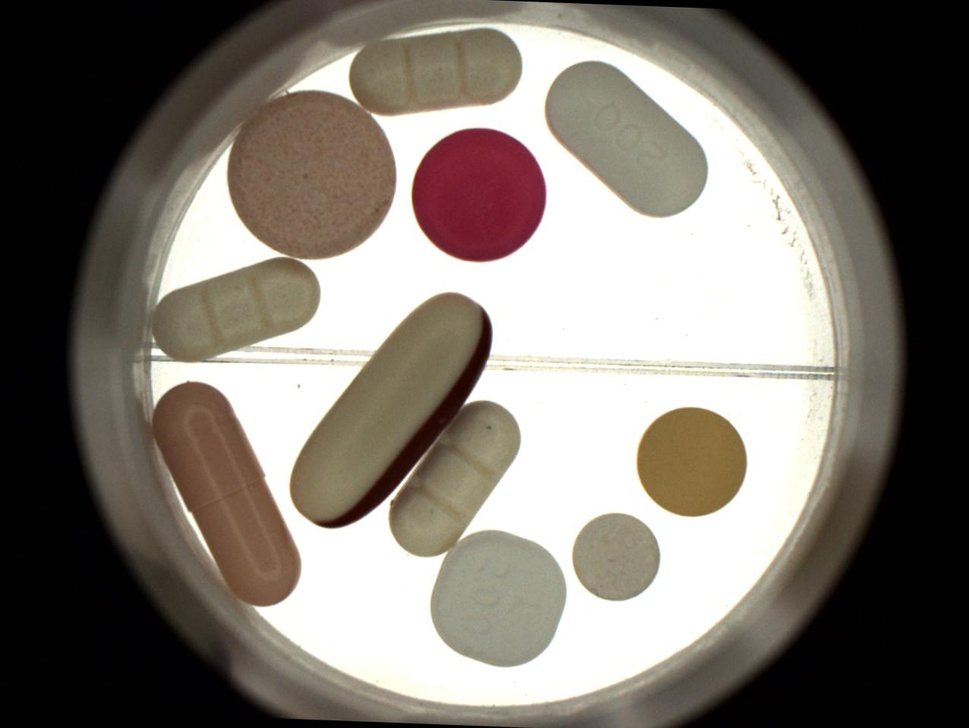
#> input picture Imagens/Pilulas.jpg, 969 x 728 px, shrunk from 1276 x 958 before the run, found by its file name
$ python 'Retirando o Fundo da Imagem - Exemplo 1 - Versão 1.0.0.py'
#> lines starting #> are read from the running program, lines starting #| are printed output that depends on the picture; after the words box and inside, x2 and y2 are one past the last pixel; in counts of white or black regions, pixels touching at a corner belong together
import numpy as np
import cv2
from matplotlib import pyplot as plt

#
########################################################################
# Definições Gerais
########################################################################
#
NomeImagem  = "Pilulas.jpg"
CaminhoBase = "/home/asoares/OpenCV/"
CaminhoImagem = CaminhoBase + "Imagens/"

#
########################################################################
# Lendo a Imagem
########################################################################
#
img = cv2.imread ( CaminhoImagem + NomeImagem, cv2.IMREAD_COLOR)
#> img is the input picture: shape (728, 969, 3); mean B, G, R 111.3, 119.2, 125.6
hh, ww = img.shape[:2]
#> hh = 728; ww = 969

#
########################################################################
# Definindo Limites Superiores e Inferiores
########################################################################
#
lower = np.array([200, 200, 200])
upper = np.array([255, 255, 255])

#
########################################################################
# Criando a Máscara
########################################################################
#
thresh = cv2.inRange(img, lower, upper)
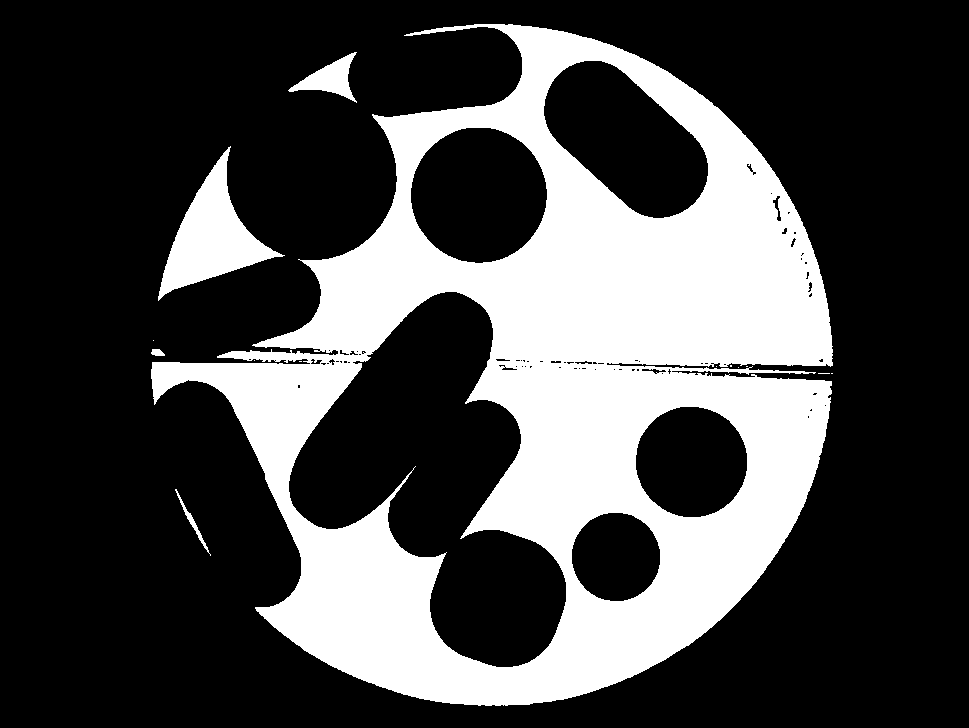
#> thresh: shape (728, 969); 28.3% white; 14 white regions (9 under 20 px), largest, box (x1, y1, x2, y2) and area: (151, 24, 833, 706) 191205, (158, 146, 285, 301) 7063, (288, 52, 357, 103) 1372, (175, 489, 211, 556) 239, (151, 349, 165, 356) 75

#
########################################################################
# Aplicando a Morfologia
########################################################################
#
kernel = cv2.getStructuringElement(cv2.MORPH_ELLIPSE, (20,20))
morph = cv2.morphologyEx(thresh, cv2.MORPH_CLOSE, kernel)
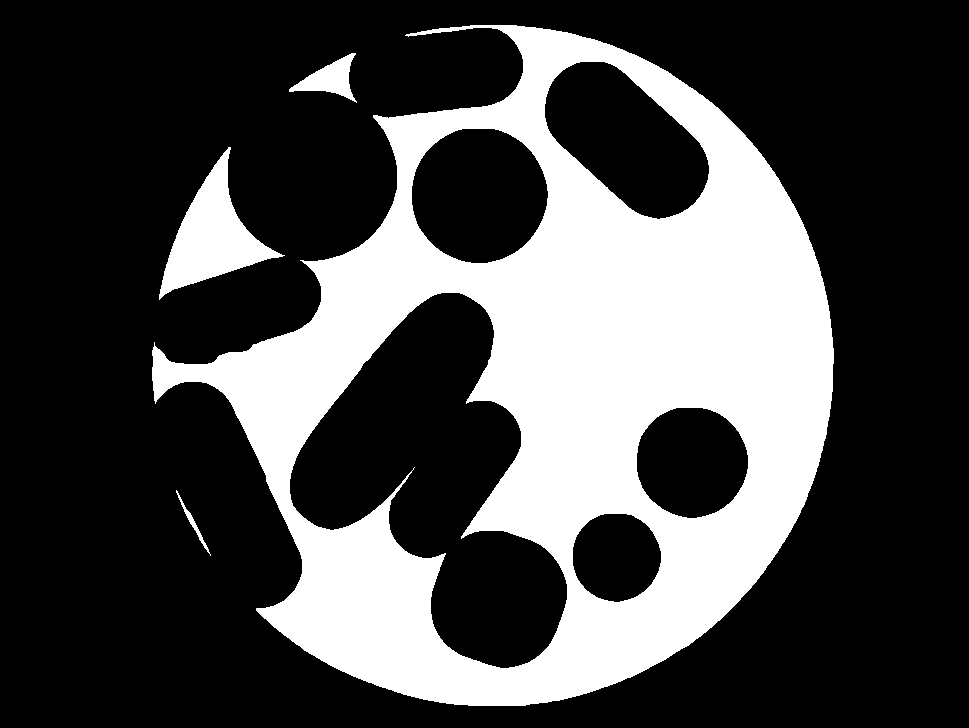
#> morph: shape (728, 969); 28.8% white; 4 white regions, box (x1, y1, x2, y2) and area: (152, 25, 834, 706) 194312, (159, 147, 285, 300) 7076, (289, 53, 357, 103) 1413, (176, 490, 211, 556) 237

#
########################################################################
# Invertendo a Morfologia da Imagem
########################################################################
#
mask = 255 - morph

#
########################################################################
# Aplicando a Máscara na Imagem
########################################################################
#
result = cv2.bitwise_and(img, img, mask=mask)
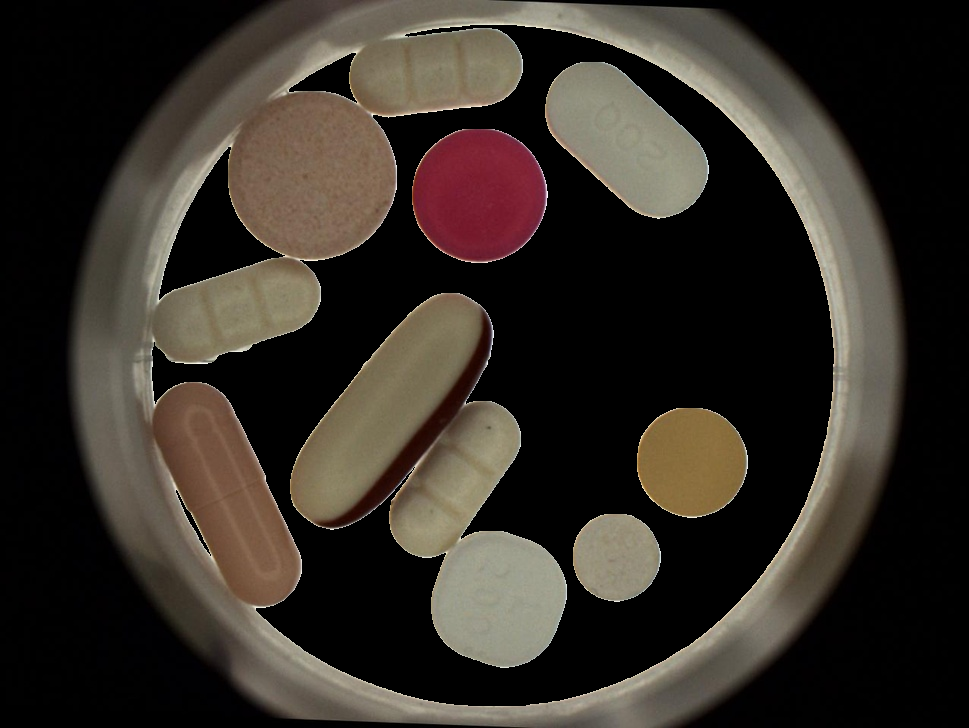
#> result: shape (728, 969, 3); mean B, G, R 39.5, 46.6, 52.9

#
########################################################################
# Convertendo para Matplotlib
########################################################################
#
img = cv2.cvtColor(img, cv2.COLOR_BGR2RGB)
thresh = cv2.cvtColor(thresh, cv2.COLOR_BGR2RGB)
morph = cv2.cvtColor(morph, cv2.COLOR_BGR2RGB)
mask  = cv2.cvtColor(mask, cv2.COLOR_BGR2RGB)
result = cv2.cvtColor(result, cv2.COLOR_BGR2RGB)

#
########################################################################
# Apresentação dos Resultados
########################################################################
#
Grafico = plt.figure(figsize=(15,8))
plt.title( "Transição das Imagens", fontsize=20, weight='bold' )
plt.axis ( "off" )

Grafico.add_subplot(1,5,1)
plt.imshow(img )
plt.title("Original")

Grafico.add_subplot(1,5,2)
plt.imshow(thresh )
plt.title("Imagem Limite")

Grafico.add_subplot(1,5,3)
plt.imshow(morph )
plt.title("Imagem Mofológica")

Grafico.add_subplot(1,5,4)
plt.imshow(mask )
plt.title("Imagem Máscara")

Grafico.add_subplot(1,5,5)
plt.imshow(result )
plt.title("Imagem Resultado")
plt.show ()
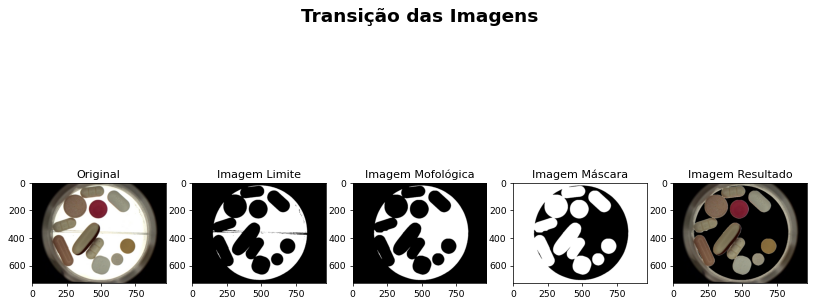
#> figure drawn by matplotlib, 5 panels

########################################################################
# FIM DO PROGRAMA
########################################################################

$ run again, with Imagens/Amigos.jpg copied over Imagens/Pilulas.jpg
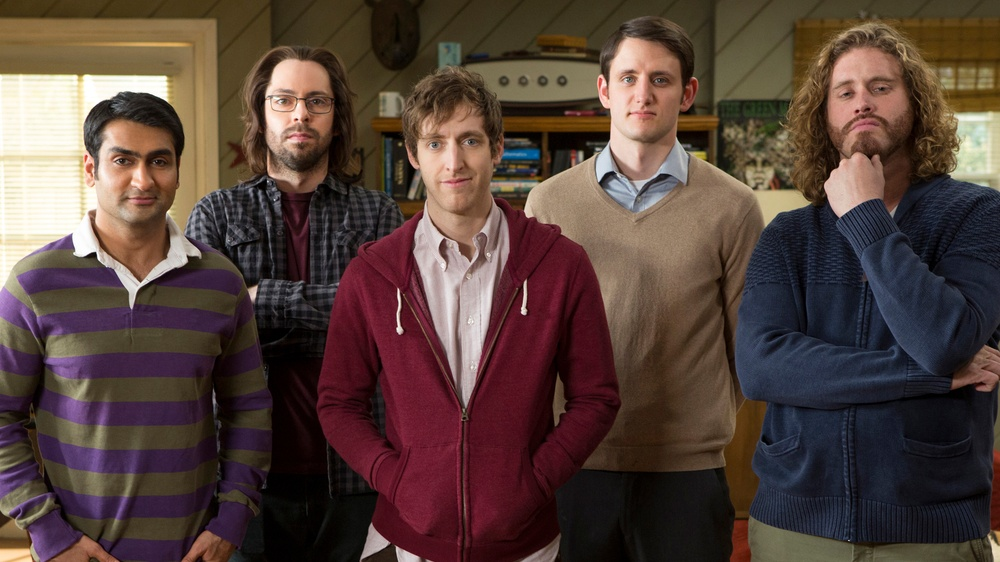
#> input picture Imagens/Amigos.jpg, 1000 x 562 px, shrunk from 1920 x 1080 before the run, found by its file name
#> img is the input picture: shape (562, 1000, 3); mean B, G, R 58.9, 65.5, 85.1
#> `thresh = cv2.inRange(img, lower, upper)`:
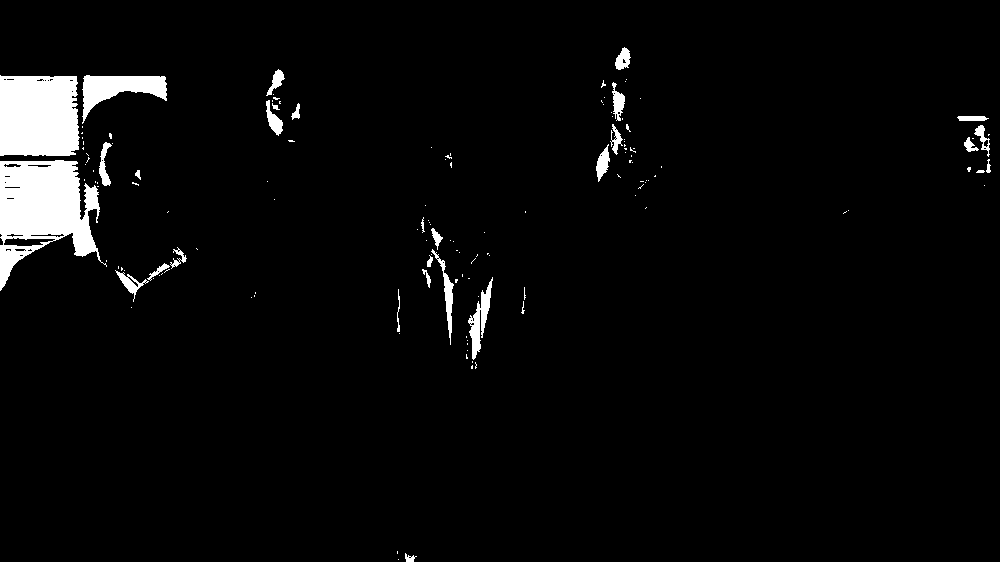
#> thresh: shape (562, 1000); 3.6% white; 142 white regions (112 under 20 px), largest, box (x1, y1, x2, y2) and area: (0, 160, 107, 291) 7703, (0, 75, 80, 156) 6108, (82, 75, 167, 124) 1840
#> `result = cv2.bitwise_and(img, img, mask=mask)`:
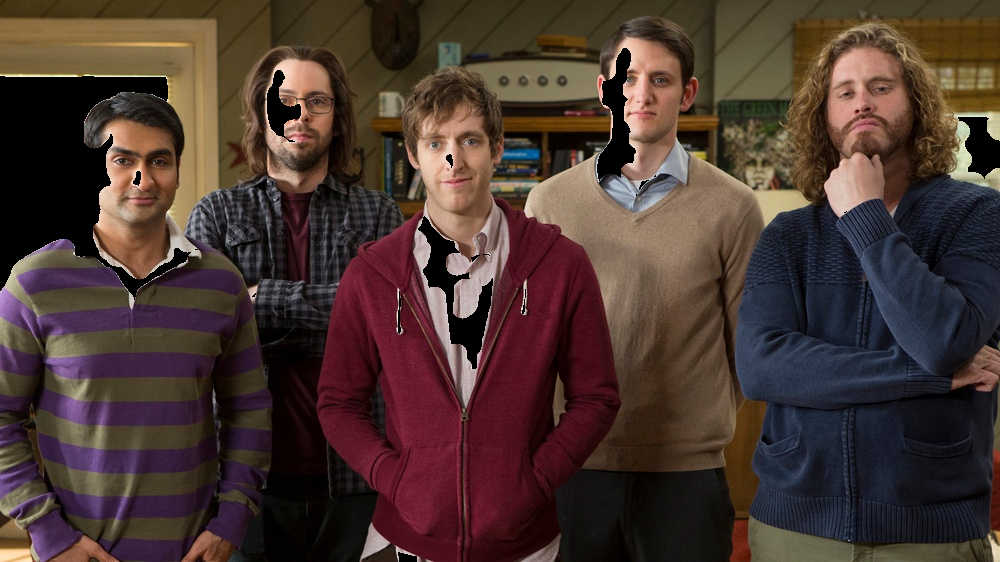
#> result: shape (562, 1000, 3); mean B, G, R 48.3, 54.1, 73.3
